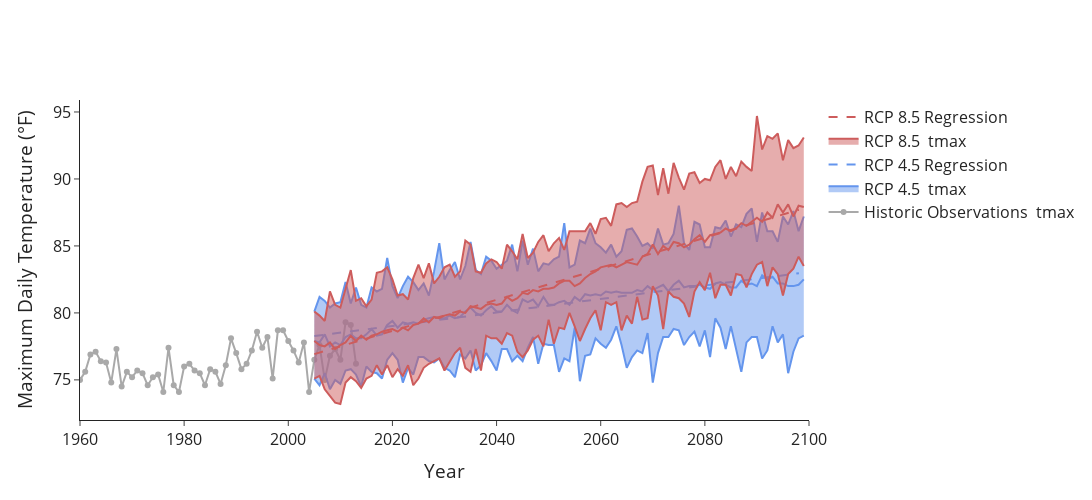
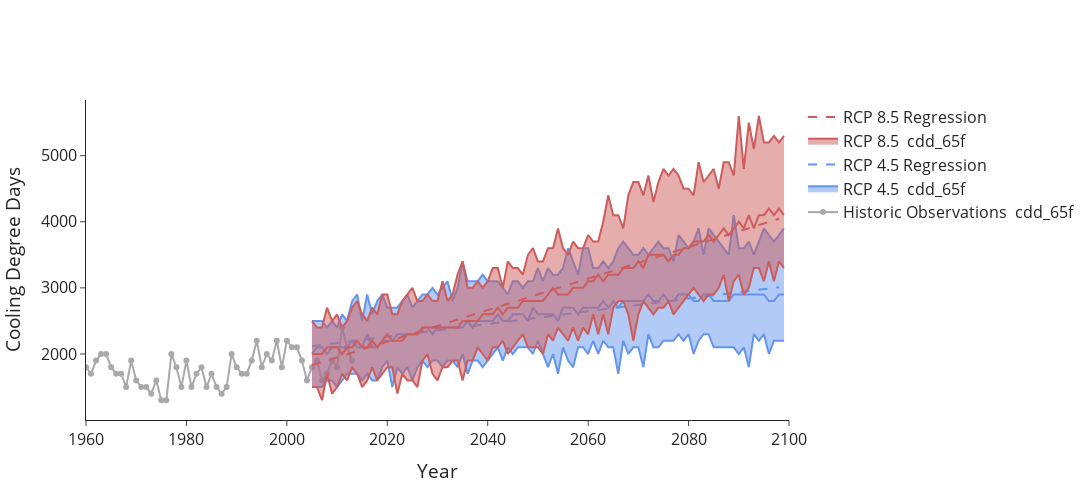
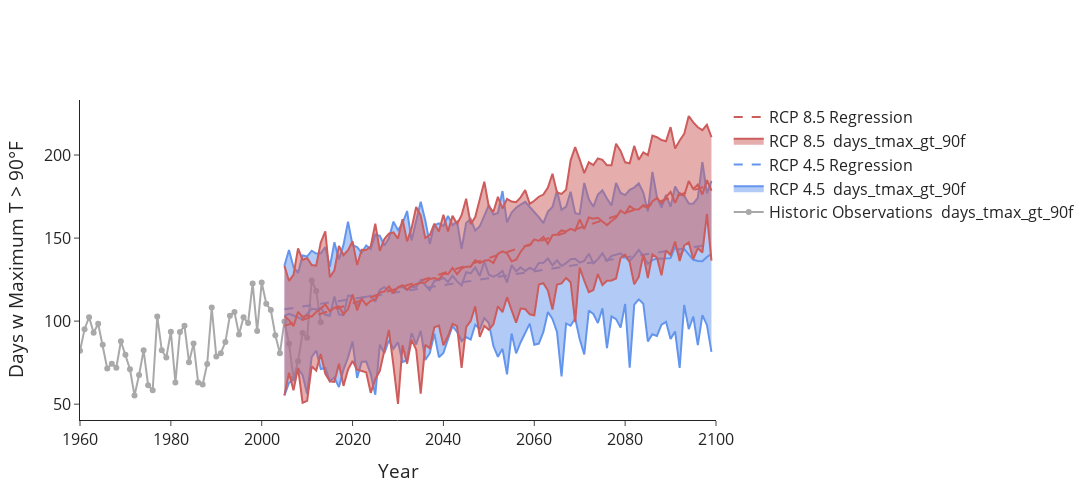
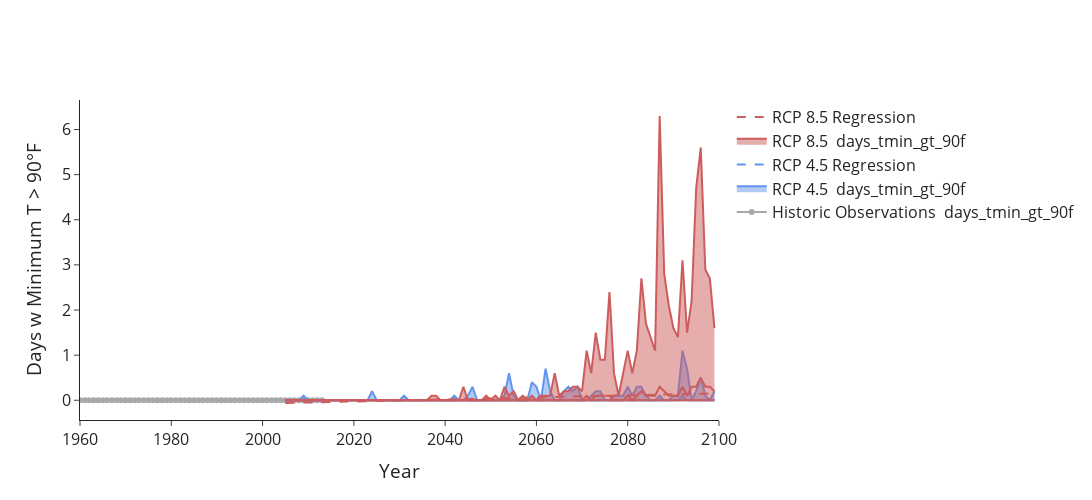

The code cell stored with these charts, in order, in its notebook:
### Code cell
path = 'Eddy_County/'
location = 'Eddy_County'

location_dict = {
    'Eddy_County': 'Eddy_County/',
    'Craighead_County': 'Craighead_County/',
    'Oklahoma_County': 'Oklahoma_County/',
    'Sequoyah_County': 'Sequoyah_County/',
    'Tulsa_County': 'Tulsa_County/',
    'Greene_County': 'Greene_County/'
}

for location in location_dict:
    print(location)
    path = location_dict[location]
    variable_dict = {
        # Cooling
        'Maximum T': {'label': ' tmax', 'h_obs': location+'-annual-hist_obs-tmax', 'h_mod': location+'-annual-hist_mod-tmax', 'p_mod': location+'-annual-proj_mod-tmax', 'y_axis': 'Maximum Daily Temperature (°F)'},
        'Cooling Degree Days': {'label': ' cdd_65f', 'h_obs': location+'-annual-hist_obs-cdd_65f', 'h_mod': location+'-annual-hist_mod-cdd_65f', 'p_mod': location+'-annual-proj_mod-cdd_65f', 'y_axis': 'Cooling Degree Days'},
        'Maximum GT 90': {'label': ' days_tmax_gt_90f', 'h_obs': location+'-annual-hist_obs-days_tmax_gt_90f', 'h_mod': location+'-annual-hist_mod-days_tmax_gt_90f', 'p_mod': location+'-annual-proj_mod-days_tmax_gt_90f', 'y_axis': 'Days w Maximum T > 90°F'},
        'Minimum GT 90': {'label': ' days_tmin_gt_90f', 'h_obs': location+'-annual-hist_obs-days_tmin_gt_90f', 'h_mod': location+'-annual-hist_mod-days_tmin_gt_90f', 'p_mod': location+'-annual-proj_mod-days_tmin_gt_90f', 'y_axis': 'Days w Minimum T > 90°F'},

        # Heating
        'Minimum T': {'label': ' tmin', 'h_obs': location+'-annual-hist_obs-tmin', 'h_mod': location+'-annual-hist_mod-tmin', 'p_mod': location+'-annual-proj_mod-tmin', 'y_axis': 'Minimum Daily Temperature (°F)'},
        'Heating Degree Days': {'label': ' hdd_65f', 'h_obs': location+'-annual-hist_obs-hdd_65f', 'h_mod': location+'-annual-hist_mod-hdd_65f', 'p_mod': location+'-annual-proj_mod-hdd_65f', 'y_axis': 'Heating Degree Days'},
        'Minimum LT 32': {'label': ' days_tmin_lt_32f', 'h_obs': location+'-annual-hist_obs-days_tmin_lt_32f', 'h_mod': location+'-annual-hist_mod-days_tmin_lt_32f', 'p_mod': location+'-annual-proj_mod-days_tmin_lt_32f', 'y_axis': 'Days w Minimum T < 32°F'},
        'Maximum LT 32': {'label': ' days_tmax_lt_32f', 'h_obs': location+'-annual-hist_obs-days_tmax_lt_32f', 'h_mod': location+'-annual-hist_mod-days_tmax_lt_32f', 'p_mod': location+'-annual-proj_mod-days_tmax_lt_32f', 'y_axis': 'Days w Maximum T < 32°F'},
        

        # Precipitation
        'Annual Precipitation': {'label': ' pcpn', 'h_obs': location+'-annual-hist_obs-pcpn', 'h_mod': location+'-annual-hist_mod-pcpn', 'p_mod': location+'-annual-proj_mod-pcpn', 'y_axis': 'Annual Precipitation'},
        'Dry Days': {'label': ' days_dry_days', 'h_obs': location+'-annual-hist_obs-days_dry_days', 'h_mod': location+'-annual-hist_mod-days_dry_days', 'p_mod': location+'-annual-proj_mod-days_dry_days', 'y_axis': 'Dry Days'},
        'Wet Days': {'label': ' days_pcpn_gt_2in', 'h_obs': location+'-annual-hist_obs-days_pcpn_gt_2in', 'h_mod': location+'-annual-hist_mod-days_pcpn_gt_2in', 'p_mod': location+'-annual-proj_mod-days_pcpn_gt_2in', 'y_axis': 'High Precipitation Days'},
    }

    for variable in variable_dict:
        historical_observed = variable_dict[variable]['h_obs']
        historical_modeled = variable_dict[variable]['h_mod']
        projected_modeled = variable_dict[variable]['p_mod']

        df_obs = pd.read_csv(path+historical_observed+'.csv', index_col = 'year')
        df_modeled = pd.read_csv(path+projected_modeled+'.csv', index_col = 'year')

        print(str(years_to_average), variable_dict[variable]['label'], round(df_obs.loc[years_to_average[0]:years_to_average[1], variable_dict[variable]['label']].mean(),2))
        print(str(year), variable_dict[variable]['label'], df_obs.loc[year, variable_dict[variable]['label']])

        plot_values(df_obs, df_modeled, variable_dict[variable]['label'], variable_dict[variable]['y_axis'], path)
